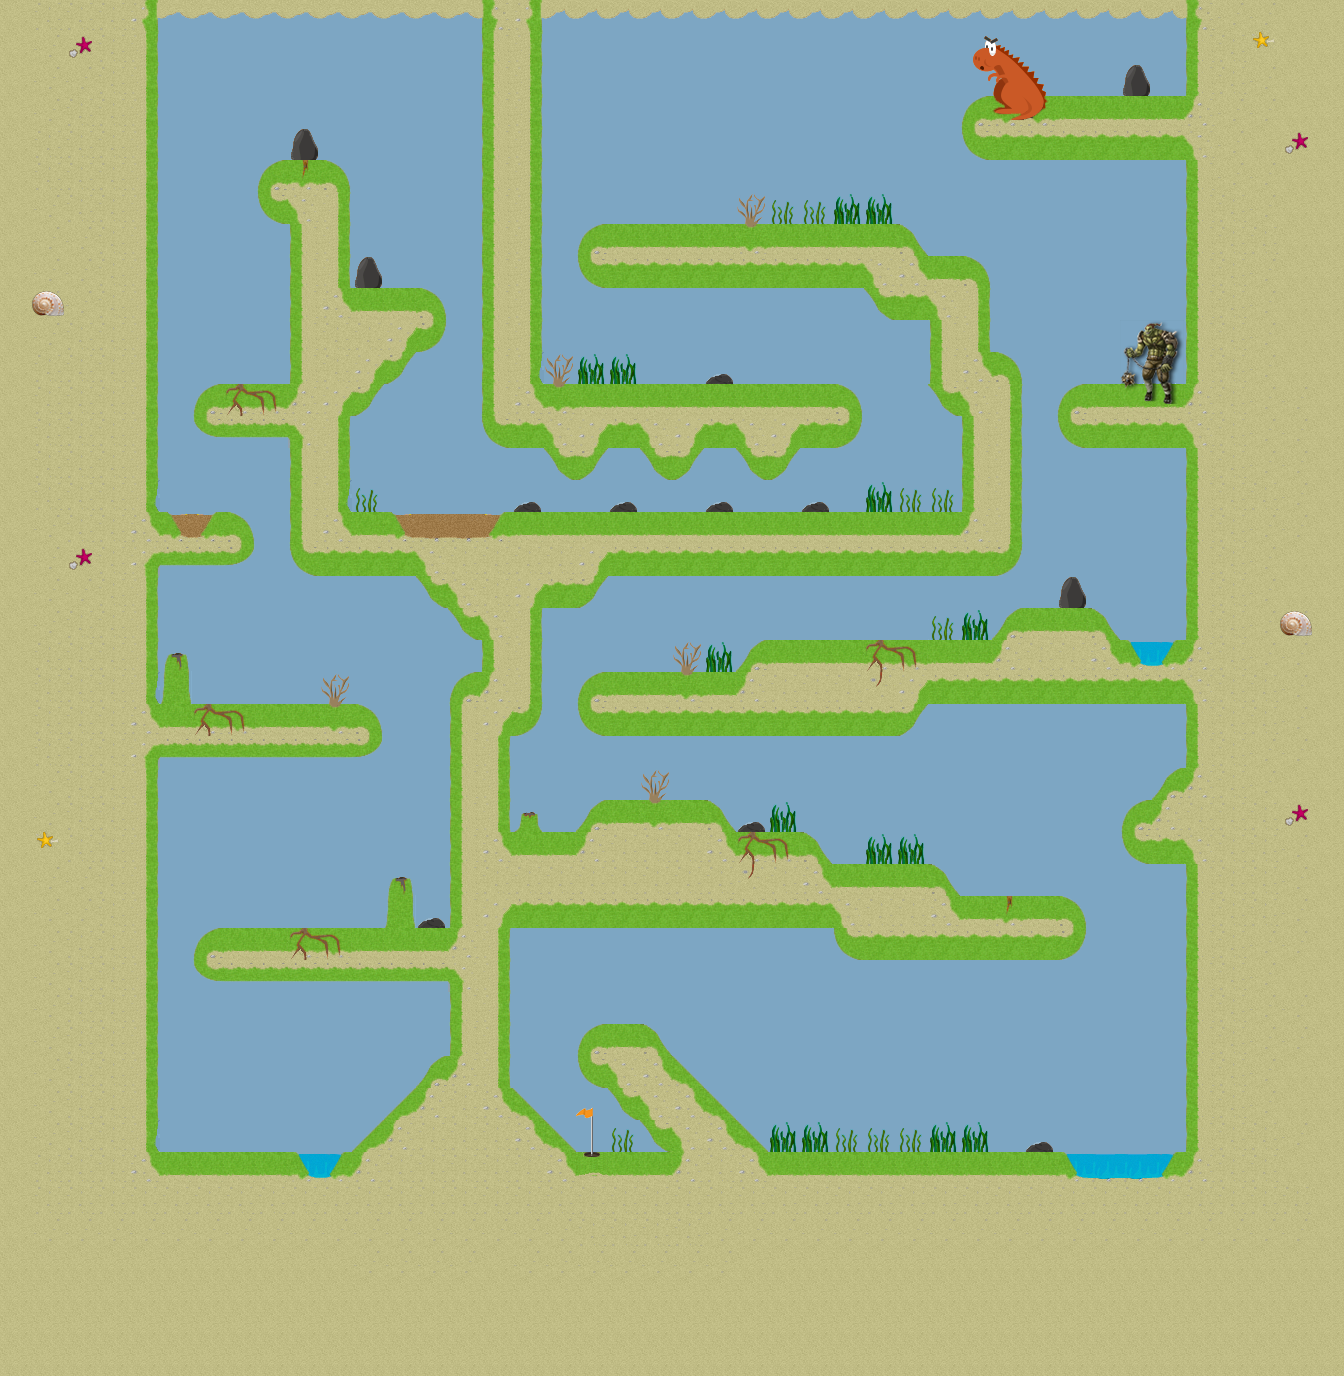

Rendered tile map (Tiled .tmx) drawn with the repository's tilesets; below, a short description and the map source with its tile grids summarised:
An orthogonal 42x43 tile map with 32x32 px tiles, 1 tile layer (Tile Layer 1).

<map version="1.0" orientation="orthogonal" renderorder="right-down" width="42" height="43" tilewidth="32" tileheight="32" nextobjectid="1">
 <properties>
  <property name="ball_destroying_indexes" value="8,71,72,73,74,75,102,103,104,105,121,122,123,124,125,126,127,128,129,130,131,132" />
  <property name="ball_start_position_x" value="6" />
  <property name="ball_start_position_y" value="8" />
  <property name="force_applying_indexes" value="10,13,25,28" />
  <property name="hole_index" value="55" />
  <property name="par" value="20" />
  <property name="slow_down_indexes" value="5,87,89,90,106,117" />
 </properties>
 <tileset firstgid="1" name="tiles" tilewidth="32" tileheight="32" spacing="2">
  <image source="../packer/level2.png" width="512" height="512" />
  <tile id="4">
   <properties>
    <property name="colision_sound" value="ash.mp3" />
    <property name="depth" value="0.2" />
    <property name="obstacle_file" value="5.png" />
   </properties>
  </tile>
  <tile id="7">
   <properties>
    <property name="colision_sound" value="magma_plum.mp3" />
    <property name="destroy_position_offset" value="0.2" />
    <property name="fall_velocity" value="-0.8" />
    <property name="obstacle_file" value="8.png" />
   </properties>
  </tile>
  <tile id="9">
   <properties>
    <property name="angle" value="62" />
    <property name="colision_sound" value="wind.mp3" />
    <property name="intensity" value="250" />
    <property name="range" value="3" />
    <property name="type" value="1" />
    <property name="x_first_arm_angle" value="0" />
    <property name="x_force_beggining" value="25" />
    <property name="y_first_arm_angle" value="18" />
    <property name="y_force_beggining" value="28" />
   </properties>
  </tile>
  <tile id="12">
   <properties>
    <property name="angle" value="45" />
    <property name="colision_sound" value="wind.mp3" />
    <property name="intensity" value="200" />
    <property name="range" value="2" />
    <property name="type" value="1" />
    <property name="x_first_arm_angle" value="2" />
    <property name="x_force_beggining" value="23" />
    <property name="y_first_arm_angle" value="17" />
    <property name="y_force_beggining" value="26" />
   </properties>
  </tile>
  <tile id="24">
   <properties>
    <property name="angle" value="62" />
    <property name="colision_sound" value="wind.mp3" />
    <property name="intensity" value="250" />
    <property name="range" value="3" />
    <property name="type" value="1" />
    <property name="x_first_arm_angle" value="0" />
    <property name="x_force_beggining" value="25" />
    <property name="y_first_arm_angle" value="18" />
    <property name="y_force_beggining" value="28" />
   </properties>
  </tile>
  <tile id="27">
   <properties>
    <property name="angle" value="40" />
    <property name="colision_sound" value="wind.mp3" />
    <property name="intensity" value="100" />
    <property name="range" value="3" />
    <property name="type" value="1" />
    <property name="x_first_arm_angle" value="32" />
    <property name="x_force_beggining" value="20" />
    <property name="y_first_arm_angle" value="8" />
    <property name="y_force_beggining" value="10" />
   </properties>
  </tile>
  <tile id="54">
   <properties>
    <property name="hole_file" value="55.png" />
   </properties>
  </tile>
  <tile id="70">
   <properties>
    <property name="destroy_position_offset" value="-1" />
    <property name="fall_velocity" value="-0.8" />
    <property name="obstacle_file" value="71.png" />
   </properties>
  </tile>
  <tile id="71">
   <properties>
    <property name="destroy_position_offset" value="-1" />
    <property name="fall_velocity" value="-0.8" />
    <property name="obstacle_file" value="72.png" />
   </properties>
  </tile>
  <tile id="72">
   <properties>
    <property name="destroy_position_offset" value="0.05" />
    <property name="fall_velocity" value="-0.8" />
    <property name="obstacle_file" value="73.png" />
   </properties>
  </tile>
  <tile id="73">
   <properties>
    <property name="destroy_position_offset" value="0.05" />
    <property name="fall_velocity" value="-0.8" />
    <property name="obstacle_file" value="74.png" />
   </properties>
  </tile>
  <tile id="74">
   <properties>
    <property name="destroy_position_offset" value="0.05" />
    <property name="fall_velocity" value="-0.8" />
    <property name="obstacle_file" value="75.png" />
   </properties>
  </tile>
  <tile id="86">
   <properties>
    <property name="colision_sound" value="ash.mp3" />
    <property name="depth" value="0.2" />
    <property name="obstacle_file" value="87.png" />
   </properties>
  </tile>
  <tile id="88">
   <properties>
    <property name="colision_sound" value="ash.mp3" />
    <property name="depth" value="0.2" />
    <property name="obstacle_file" value="89.png" />
   </properties>
  </tile>
  <tile id="89">
   <properties>
    <property name="colision_sound" value="ash.mp3" />
    <property name="depth" value="0.2" />
    <property name="obstacle_file" value="90.png" />
   </properties>
  </tile>
  <tile id="101">
   <properties>
    <property name="colision_sound" value="magma_plum.mp3" />
    <property name="destroy_position_offset" value="-1" />
    <property name="fall_velocity" value="-0.8" />
    <property name="obstacle_file" value="102.png" />
   </properties>
  </tile>
  <tile id="102">
   <properties>
    <property name="destroy_position_offset" value="-1" />
    <property name="fall_velocity" value="-0.8" />
    <property name="obstacle_file" value="103.png" />
   </properties>
  </tile>
  <tile id="103">
   <properties>
    <property name="colision_sound" value="magma_plum.mp3" />
    <property name="destroy_position_offset" value="0.2" />
    <property name="fall_velocity" value="-0.8" />
    <property name="obstacle_file" value="104.png" />
   </properties>
  </tile>
  <tile id="104">
   <properties>
    <property name="colision_sound" value="magma_plum.mp3" />
    <property name="destroy_position_offset" value="0.2" />
    <property name="fall_velocity" value="-0.8" />
    <property name="obstacle_file" value="105.png" />
   </properties>
  </tile>
  <tile id="105">
   <properties>
    <property name="colision_sound" value="ash.mp3" />
    <property name="depth" value="0.2" />
    <property name="obstacle_file" value="106.png" />
   </properties>
  </tile>
  <tile id="116">
   <properties>
    <property name="colision_sound" value="ash.mp3" />
    <property name="depth" value="0.2" />
    <property name="obstacle_file" value="117.png" />
   </properties>
  </tile>
  <tile id="120">
   <properties>
    <property name="colision_sound" value="magma_plum.mp3" />
    <property name="destroy_position_offset" value="-1" />
    <property name="fall_velocity" value="-0.8" />
    <property name="obstacle_file" value="118.png" />
   </properties>
  </tile>
  <tile id="121">
   <properties>
    <property name="destroy_position_offset" value="-1" />
    <property name="fall_velocity" value="-0.8" />
    <property name="obstacle_file" value="119.png" />
   </properties>
  </tile>
  <tile id="122">
   <properties>
    <property name="destroy_position_offset" value="-1" />
    <property name="fall_velocity" value="-0.8" />
    <property name="obstacle_file" value="120.png" />
   </properties>
  </tile>
  <tile id="123">
   <properties>
    <property name="destroy_position_offset" value="0.3" />
    <property name="fall_velocity" value="-0.8" />
    <property name="obstacle_file" value="121.png" />
   </properties>
  </tile>
  <tile id="124">
   <properties>
    <property name="destroy_position_offset" value="0.3" />
    <property name="fall_velocity" value="-0.8" />
    <property name="obstacle_file" value="122.png" />
   </properties>
  </tile>
  <tile id="125">
   <properties>
    <property name="destroy_position_offset" value="0.3" />
    <property name="fall_velocity" value="-0.8" />
    <property name="obstacle_file" value="123.png" />
   </properties>
  </tile>
  <tile id="126">
   <properties>
    <property name="destroy_position_offset" value="-1" />
    <property name="fall_velocity" value="-0.8" />
    <property name="obstacle_file" value="124.png" />
   </properties>
  </tile>
  <tile id="127">
   <properties>
    <property name="destroy_position_offset" value="0.3" />
    <property name="fall_velocity" value="-0.8" />
    <property name="obstacle_file" value="125.png" />
   </properties>
  </tile>
  <tile id="128">
   <properties>
    <property name="destroy_position_offset" value="0.3" />
    <property name="fall_velocity" value="-0.8" />
    <property name="obstacle_file" value="126.png" />
   </properties>
  </tile>
  <tile id="129">
   <properties>
    <property name="destroy_position_offset" value="0.3" />
    <property name="fall_velocity" value="-0.8" />
    <property name="obstacle_file" value="127.png" />
   </properties>
  </tile>
  <tile id="130">
   <properties>
    <property name="destroy_position_offset" value="-1" />
    <property name="fall_velocity" value="-0.8" />
    <property name="obstacle_file" value="128.png" />
   </properties>
  </tile>
  <tile id="131">
   <properties>
    <property name="colision_sound" value="magma_plum.mp3" />
    <property name="destroy_position_offset" value="-1" />
    <property name="fall_velocity" value="-0.8" />
    <property name="obstacle_file" value="129.png" />
   </properties>
  </tile>
 </tileset>
 <layer name="Tile Layer 1" width="42" height="43">
  <data>[1806 cells, 1806 non-empty, 70 distinct tile ids]</data>
 </layer>
</map>
